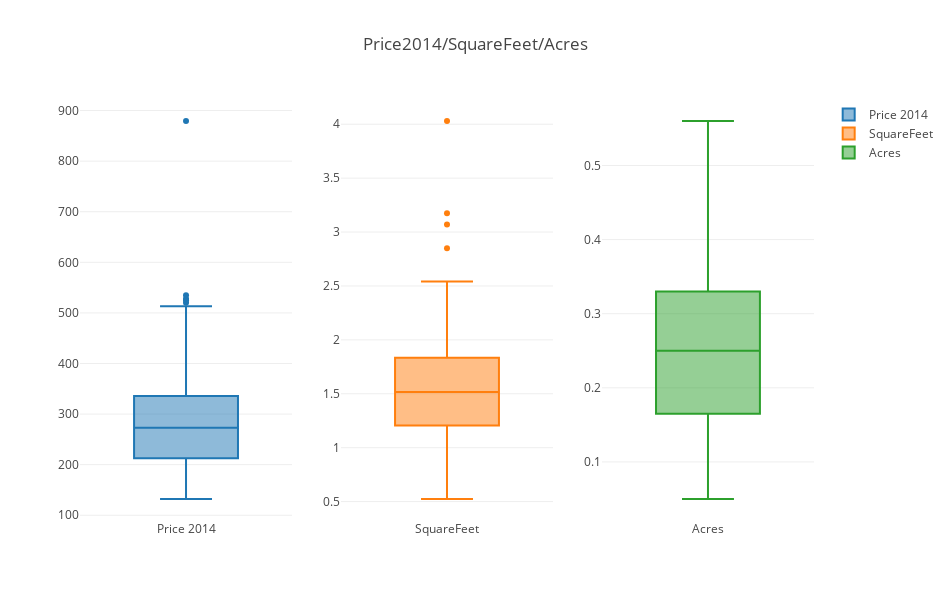

Notebook source saved alongside this figure:
### Markdown cell above
3a.	A figure that contains three boxplots: price2014, squarefeet, and acre.

### Code cell
dz = pd.read_csv(r'C:\Users\aljub/Desktop/School/CSC 4730/Project 2/Housing_price.csv')
trace0 = go.Box(y=dz['price2014'], name = 'Price 2014')
trace1 = go.Box(y=dz['squarefeet'], name = 'SquareFeet')
trace2 = go.Box(y=dz['acre'], name = 'Acres')

fig = tools.make_subplots(rows=1, cols=3)
fig.append_trace(trace0, 1, 1)
fig.append_trace(trace1, 1, 2)
fig.append_trace(trace2, 1, 3)

fig['layout'].update(height=600, width=950, title='Price2014/SquareFeet/Acres')


iplot(fig)
